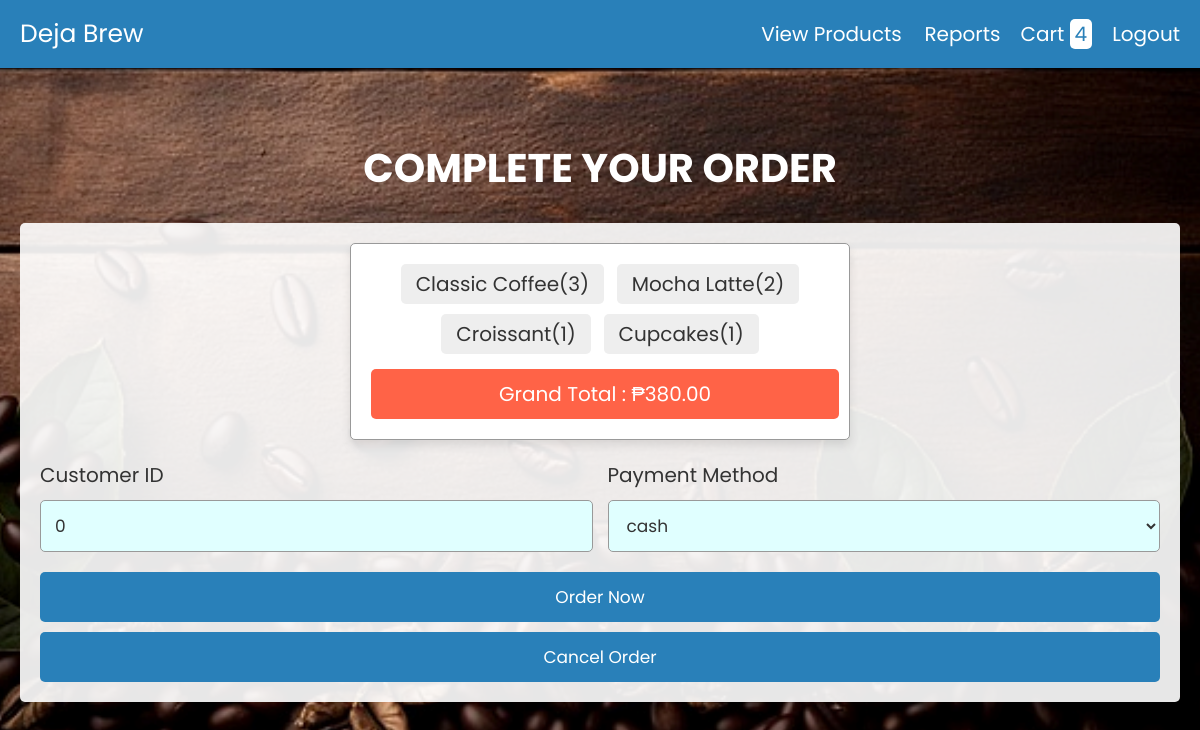
The page /checkout.php on the database its author committed.
### tables this page shows
CREATE TABLE `carts` (
  `customer_id` int(255) NOT NULL,
  `product_id` int(255) NOT NULL,
  `name` varchar(255) NOT NULL,
  `price` mediumtext NOT NULL,
  `image` varchar(255) NOT NULL,
  `quantity` int(255) NOT NULL
);

### checkout.php (the view, shortened to what this page needs)
<?php
@include 'config.php';
?>
<!DOCTYPE html>
<html lang="en">
<head>
   <link rel="stylesheet" href="https://cdnjs.cloudflare.com/ajax/libs/font-awesome/6.0.0/css/all.min.css">
   <link rel="stylesheet" href="css/style.css">
</head>
<body>
<?php include 'header.php'; ?>
<div class="container">
<section class="checkout-form">
   <h1 class="heading">complete your order</h1>
   <form action="" method="post">
   <div class="display-order">
      <?php
         $customer_id = isset($_SESSION['latest_customer_id']) ? $_SESSION['latest_customer_id'] : 0;
         $select_cart = mysqli_query($conn, "SELECT * FROM `carts` WHERE customer_id = '$customer_id' ");
         $total = 0;
         $grand_total = 0;
         if(mysqli_num_rows($select_cart) > 0){
            while($fetch_cart = mysqli_fetch_assoc($select_cart)){
            $total_price = number_format($fetch_cart['price'] * $fetch_cart['quantity']);
            $grand_total = $total += $total_price;
      ?>
      <span><?= $fetch_cart['name']; ?>(<?= $fetch_cart['quantity']; ?>)</span>
      <?php
         }
      }else{
         echo "<div class='display-order'><span>your cart is empty!</span></div>";
      }
      ?>
      <span class="grand-total"> grand total : ₱<?= $grand_total; ?>.00 </span>
   </div>
      <div class="flex">
         <div class="inputBox">
                <span>Customer ID</span>
                    <?php
                    $customer_id = isset($_SESSION['latest_customer_id']) ? $_SESSION['latest_customer_id'] : 0;
                    $latest_customer_id_query = mysqli_query($conn, "SELECT customer_id FROM `carts` WHERE customer_id = '$customer_id' ORDER BY customer_id DESC LIMIT 1");
                    if ($latest_customer_id_row = mysqli_fetch_assoc($latest_customer_id_query)) {
                        $latest_customer_id = $latest_customer_id_row['customer_id'];
                    }
                    ?>
                <input type="number" value="<?php echo $latest_customer_id; ?>" name="number" required readonly>
            </div>
         <div class="inputBox">
            <span>payment method</span>
            <select name="method">
               <option value="cash" selected>cash</option>
            </select>
         </div>
      </div>
      <input type="submit" value="order now" name="order_btn" class="btn">
      <input type='submit' value='Cancel Order' name='cancel_order_btn' class='btn'>
   </form>
</section>
</div>
</body>
</html>

### css/style.css (style rules this page uses)
:root { --blue:#2980b9; --red:tomato; --orange:orange; --black:#333; --white:#fff; --bg-color:#eee; --dark-bg:rgba(0,0,0,.7); --box-shadow:0 .5rem 1rem rgba(0,0,0,.1); --border:.1rem solid #999; }
* { font-family: 'Poppins', sans-serif; margin:0; padding:0; box-sizing: border-box; outline: none; border:none; text-decoration: none; text-transform: capitalize; }
html { font-size: 62.5%; overflow-x: hidden; }
.container { max-width: 1200px; margin:0 auto; }
.container h1 { padding-top: 50px; padding-bottom: 5px; padding-left: 30px; padding-right: 30px; color: #fff; text-align: center; font-size: 40px; text-transform: uppercase; }
section { padding:2rem; }
.heading { text-align: center; font-size: 3.5rem; text-transform: uppercase; color:var(--black); margin-bottom: 2rem; }
.btn, .option-btn, .delete-btn { display: block; width: 100%; text-align: center; background-color: var(--blue); color:var(--white); font-size: 1.7rem; padding:1.2rem 3rem; border-radius: .5rem; cursor: pointer; margin-top: 1rem; }
.checkout-form form { padding:2rem; border-radius: .5rem; background-color: #ffffffe7; }
.checkout-form form .flex { display: flex; flex-wrap: wrap; gap:1.5rem; }
.checkout-form form .flex .inputBox { flex:1 1 40rem; }
.checkout-form form .flex .inputBox span { font-size: 2rem; color:var(--black); }
.checkout-form form .flex .inputBox input, .checkout-form form .flex .inputBox select { width: 100%; background-color: lightcyan; font-size: 1.7rem; color:var(--black); border-radius: .5rem; margin:1rem 0; padding:1.2rem 1.4rem; text-transform: none; border:var(--border); }
.display-order { max-width: 50rem; background-color: var(--white); border-radius: .5rem; text-align: center; padding:1.5rem; margin:0 auto; margin-bottom: 2rem; box-shadow: var(--box-shadow); border:var(--border); }
.display-order span { display: inline-block; border-radius: .5rem; background-color: var(--bg-color); padding:.5rem 1.5rem; font-size: 2rem; color:var(--black); margin:.5rem; }
.display-order span.grand-total { width: 100%; background-color: var(--red); color:var(--white); padding:1rem; margin-top: 1rem; }

### checkout.php (style rules this page uses)
body { background-image: url('images_a/background1.png'); height: 100vh; background-size: cover; background-position: center; }

### rows shown on the page
carts: name "Classic Coffee", quantity "3"
carts: name "Mocha Latte", quantity "2"
carts: name "Croissant", quantity "1"
carts: name "Cupcakes", quantity "1"

### other values the page prints
$row_count "4"
$grand_total "380"
